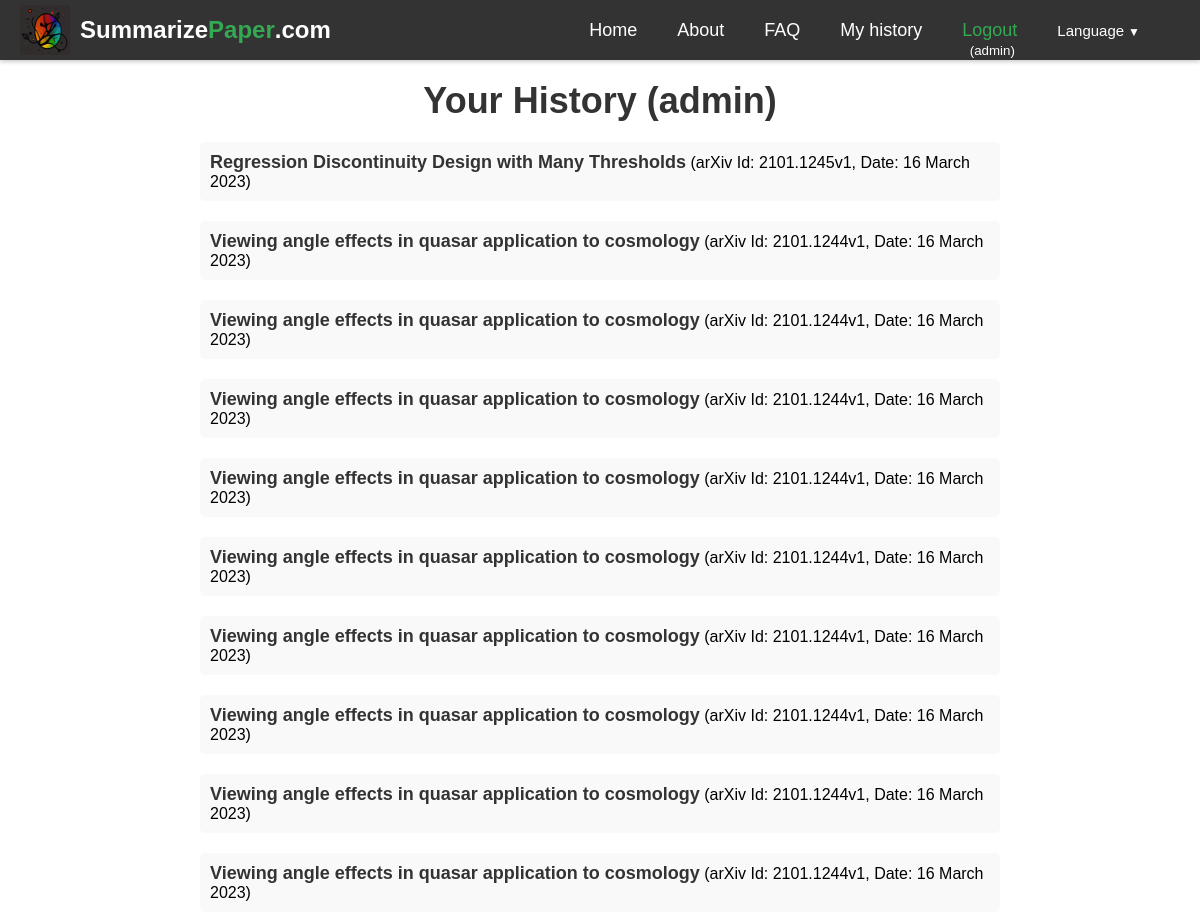
/history/ (signed in, upper part), run on an earlier commit of the app's database.
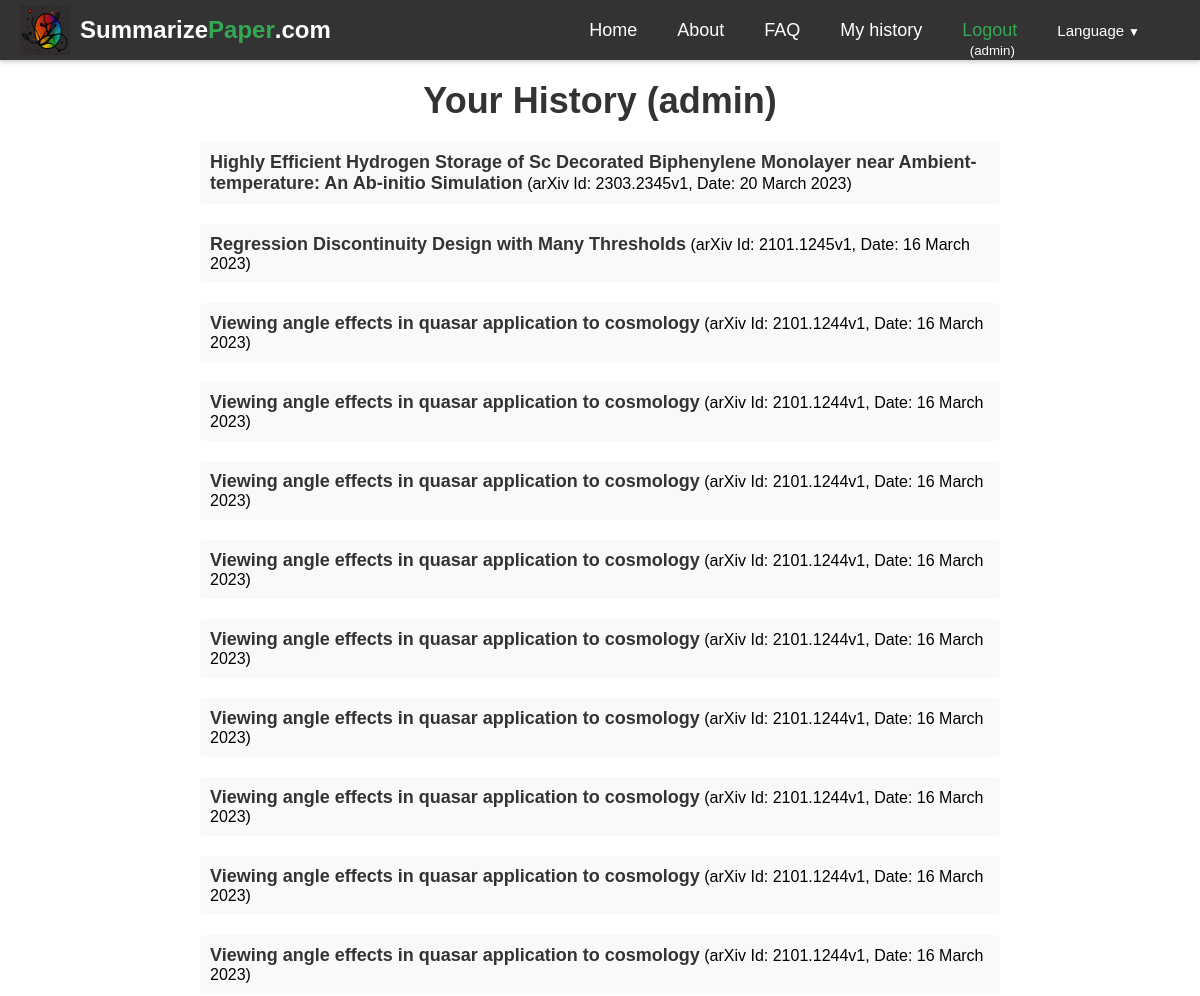
And on a later commit of the database.
### summarizer/models.py (models this page shows, shortened)
class ArxivPaper(models.Model):
    id = models.AutoField(primary_key=True)
    arxiv_id = models.CharField(max_length=20, unique=True)
    created = models.DateTimeField(auto_now_add=True)
    updated = models.DateTimeField(auto_now=True)
    title = models.CharField(max_length=400, blank=True, null=True)
    abstract = models.TextField(blank=True, null=True)
    authors = models.ManyToManyField(Author, blank=True, through='PaperAuthor')
    link_doi = models.URLField(blank=True, null=True)
    link_homepage = models.URLField(blank=True, null=True)
    published_arxiv = models.DateField(blank=True, null=True)
    journal_ref = models.CharField(max_length=200, blank=True, null=True)
    comments = models.TextField(blank=True, null=True)
    license = models.CharField(max_length=400, blank=True, null=True)
    category = models.CharField(max_length=50, blank=True, null=True)
    updated_arxiv = models.DateField(blank=True, null=True)

class PaperHistory(models.Model):
    id = models.AutoField(primary_key=True)
    arxiv_id = models.CharField(max_length=20)
    created = models.DateTimeField(auto_now_add=True)
    user = models.ForeignKey(User,blank=True, null=True, on_delete=models.CASCADE)
    ip_address = models.TextField(blank=True, null=True)
    lang = models.CharField(max_length=10,default='en')
    def __str__(self):
        return self.arxiv_id#+' '+self.user.username

### summarizer/views.py (the view)
# urls.py: path("history/", views.history, name="history"),
def history(request):
    stuff_for_frontend={}
    paper_history=[]
    if request.user.is_authenticated:
        auth=True
        history=PaperHistory.objects.filter(user=request.user).order_by('-created')
        print('history',history)
        for h in history:
            arxiv_paper = ArxivPaper.objects.filter(arxiv_id=h.arxiv_id).first()
            paperdate = h.created#.strftime('%d/%m/%Y')
            if arxiv_paper:
                paper_history.append({'arxiv_id': h.arxiv_id, 'title': arxiv_paper.title, 'date': paperdate})
            else:
                paper_history.append({'arxiv_id': h.arxiv_id, 'date': paperdate})
    else:
        auth=False
    stuff_for_frontend.update({
        'auth':auth,
        'paper_history':paper_history
    })
    return render(request, "summarizer/history.html", stuff_for_frontend)

### templates/summarizer/history.html (shortened to what this page needs)
{% extends 'base.html' %}
{% load static %}
{% load i18n %}
{% block content %}
{% if auth %}
<div class="history">
    <h1 class="history-title">{% trans 'Your History' %} ({{ user.username }})</h1>
{% if paper_history %}
<ul class="history-list">
{% for h in paper_history %}
{% if h.title %}
  <li class="history-item"><a href="/{{LANGUAGE_CODE}}/arxiv-id/{{ h.arxiv_id }}" class="history-link">{{ h.title }}</a> (arXiv Id: {{ h.arxiv_id }}, Date: {{ h.date|date:"j F Y" }})</li>
{% else %}
  <li class="history-item">arXiv Id: <a href="/{{LANGUAGE_CODE}}/arxiv-id/{{ h.arxiv_id }}" class="history-link">{{ h.arxiv_id }}</a> (Date: {{ h.date }})</li>
{% endif %}
{% endfor %}
</ul>
{% else %}
<p class="history-message">No history yet</p>
{% endif %}
{% else %}
<p class="history-message">{% trans 'You cannot access this page.' %}</p>
{% endif %}
</div>
{% endblock %}

What changed in the data, as far as the page shows it:
added ArxivPaper: title "Highly Efficient Hydrogen Storage of Sc Decorated Biphenylene Monolayer near Ambient-temperature: An Ab-initio Simulation"
added PaperHistory: arxiv_id "2303.2345v1", date "20 March 2023"
Also different on the page:
new list line: "(arXiv Id: , Date: )"
